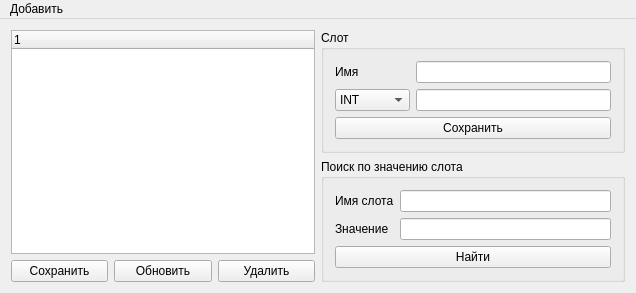
<?xml version="1.0" encoding="UTF-8"?>
<ui version="4.0">
 <class>MainWindow</class>
 <widget class="QMainWindow" name="MainWindow">
  <property name="geometry">
   <rect>
    <x>0</x>
    <y>0</y>
    <width>636</width>
    <height>263</height>
   </rect>
  </property>
  <property name="windowTitle">
   <string>MainWindow</string>
  </property>
  <widget class="QWidget" name="centralWidget">
   <layout class="QGridLayout" name="gridLayout_3">
    <item row="0" column="0" rowspan="2">
     <widget class="QTreeWidget" name="treeWidget">
      <column>
       <property name="text">
        <string notr="true">1</string>
       </property>
      </column>
     </widget>
    </item>
    <item row="0" column="1">
     <widget class="QGroupBox" name="groupBox">
      <property name="title">
       <string>Слот</string>
      </property>
      <layout class="QGridLayout" name="gridLayout">
       <item row="0" column="0">
        <layout class="QFormLayout" name="formLayout">
         <item row="0" column="0">
          <widget class="QLabel" name="label">
           <property name="text">
            <string>Имя</string>
           </property>
          </widget>
         </item>
         <item row="0" column="1">
          <widget class="QLineEdit" name="lineEdit_slotName"/>
         </item>
         <item row="1" column="0">
          <widget class="QComboBox" name="comboBox_slotType">
           <item>
            <property name="text">
             <string>INT</string>
            </property>
           </item>
           <item>
            <property name="text">
             <string>FLOAT</string>
            </property>
           </item>
           <item>
            <property name="text">
             <string>BOOL</string>
            </property>
           </item>
           <item>
            <property name="text">
             <string>STRING</string>
            </property>
           </item>
          </widget>
         </item>
         <item row="1" column="1">
          <widget class="QLineEdit" name="lineEdit_slotValue"/>
         </item>
        </layout>
       </item>
       <item row="1" column="0">
        <widget class="QPushButton" name="pushButton_saveSlot">
         <property name="text">
          <string>Сохранить</string>
         </property>
        </widget>
       </item>
      </layout>
     </widget>
    </item>
    <item row="2" column="0">
     <layout class="QHBoxLayout" name="horizontalLayout">
      <item>
       <widget class="QPushButton" name="pushButton_2">
        <property name="text">
         <string>Сохранить</string>
        </property>
       </widget>
      </item>
      <item>
       <widget class="QPushButton" name="pushButton_3">
        <property name="text">
         <string>Обновить</string>
        </property>
       </widget>
      </item>
      <item>
       <widget class="QPushButton" name="pushButton">
        <property name="text">
         <string>Удалить</string>
        </property>
       </widget>
      </item>
     </layout>
    </item>
    <item row="1" column="1" rowspan="2">
     <widget class="QGroupBox" name="groupBox_2">
      <property name="title">
       <string>Поиск по значению слота</string>
      </property>
      <layout class="QGridLayout" name="gridLayout_2">
       <item row="0" column="0">
        <widget class="QLabel" name="label_2">
         <property name="text">
          <string>Имя слота</string>
         </property>
        </widget>
       </item>
       <item row="0" column="1">
        <widget class="QLineEdit" name="lineEdit"/>
       </item>
       <item row="1" column="0">
        <widget class="QLabel" name="label_3">
         <property name="text">
          <string>Значение</string>
         </property>
        </widget>
       </item>
       <item row="1" column="1">
        <widget class="QLineEdit" name="lineEdit_2"/>
       </item>
       <item row="2" column="0" colspan="2">
        <widget class="QPushButton" name="pushButton_4">
         <property name="text">
          <string>Найти</string>
         </property>
        </widget>
       </item>
      </layout>
     </widget>
    </item>
   </layout>
  </widget>
  <widget class="QMenuBar" name="menuBar">
   <property name="geometry">
    <rect>
     <x>0</x>
     <y>0</y>
     <width>636</width>
     <height>21</height>
    </rect>
   </property>
   <widget class="QMenu" name="menu">
    <property name="title">
     <string>Добавить</string>
    </property>
    <addaction name="action_addFrame"/>
    <addaction name="action_addSlot"/>
   </widget>
   <addaction name="menu"/>
  </widget>
  <action name="action_addFrame">
   <property name="text">
    <string>Фрейм</string>
   </property>
  </action>
  <action name="action_addSlot">
   <property name="text">
    <string>Слот</string>
   </property>
  </action>
 </widget>
 <layoutdefault spacing="6" margin="11"/>
 <resources/>
 <connections/>
</ui>
